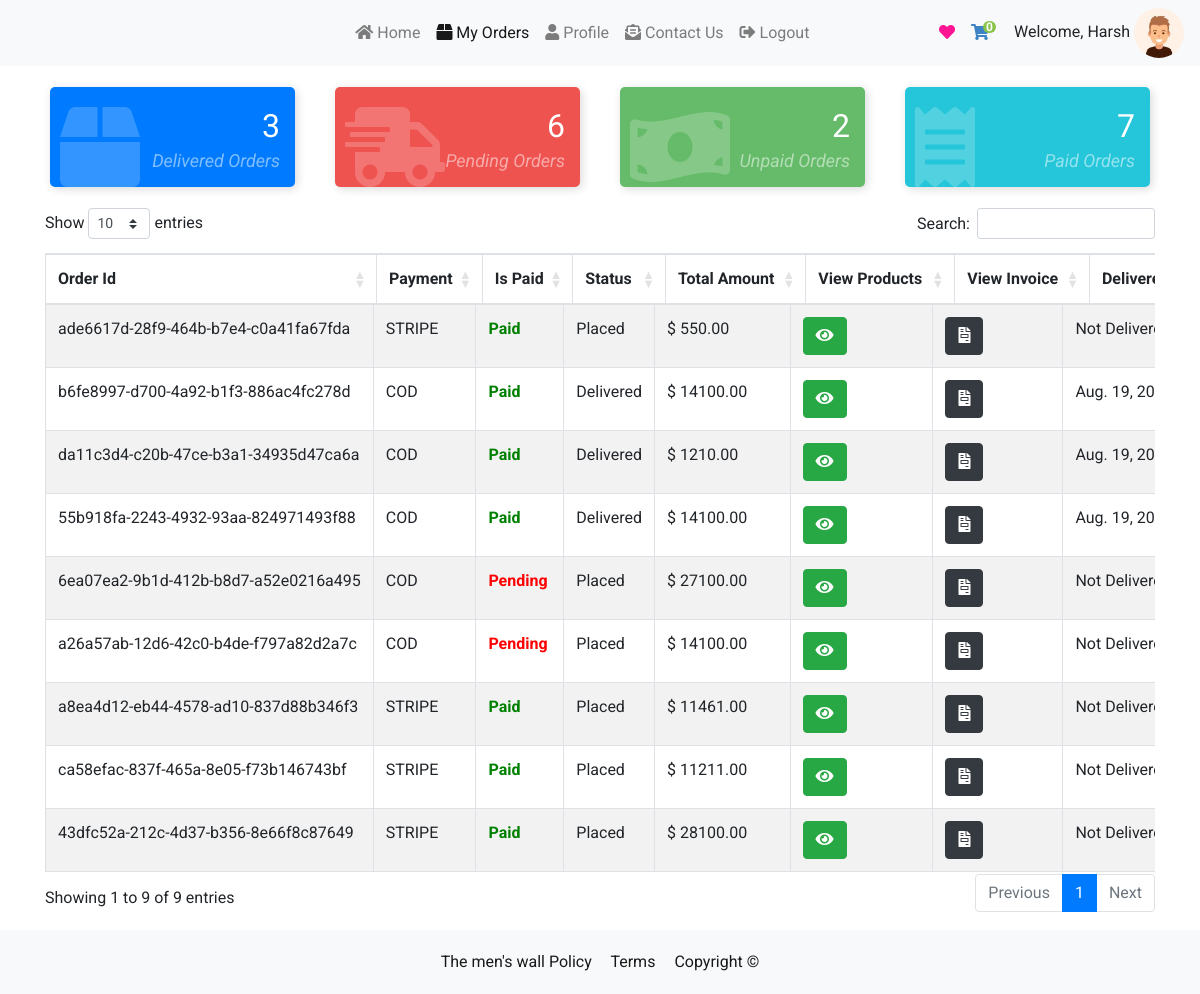
/orders/myOrders/ (signed in), run on the app's committed database.
### users/models.py (models this page shows, shortened)
class CustomeUser(AbstractUser):
	role_list = [
		('buyer', 'buyer'),
		('seller', 'seller')
	]
	role = models.CharField(max_length=10, choices=role_list,null=True,blank=True,default='buyer')
	contact_no = models.BigIntegerField(null=True,blank=True)
	fullname = models.CharField(max_length=100,default="",null=True,blank=True)

class Profile(models.Model):
	user = models.OneToOneField(CustomeUser, on_delete=models.CASCADE)
	image = models.ImageField(default='default.png', upload_to='profile_pics')
	slug = AutoSlugField(populate_from='user')
	bio = models.CharField(max_length=255, blank=True)
	friends = models.ManyToManyField("Profile", blank=True)

### orders/models.py (models this page shows, shortened)
class Order(models.Model):
    status_type = [
        (
            'Placed','Placed'
        ),
        (
            'Packed','Packed'
        ),
        (
            'Shipped','Shipped'
        ),
        (
            'Delivered','Delivered'
        )
    ]
    user = models.ForeignKey(CustomeUser, on_delete=models.CASCADE, null=True)
    paymentMethod = models.CharField(max_length=200, null=True, blank=True)
    taxPrice = models.DecimalField(
        max_digits=20, decimal_places=2, null=True, blank=True)
    shippingPrice = models.DecimalField(
        max_digits=20, decimal_places=2, null=True, blank=True)
    totalPrice = models.DecimalField(
        max_digits=20, decimal_places=2, null=True, blank=True)
    isPaid = models.BooleanField(default=False)
    paidAt = models.DateTimeField(auto_now_add=False, null=True, blank=True)
    deliveredAt = models.DateTimeField(
        auto_now_add=False, null=True, blank=True)
    createdAt = models.DateTimeField(auto_now_add=True)
    id = models.AutoField(primary_key=True, editable=False)
    status = models.CharField(choices=status_type,null=True,blank=True,max_length=50)
    uuid = models.UUIDField(default=uuid.uuid4, unique=True, db_index=True, editable=False)

### orders/views.py (the view)
# urls.py: path('myOrders/',myOrders,name="myOrders"),
def myOrders(request):
    if request.user.is_authenticated:
        if request.user.role == 'buyer':
            totalDeliveredOrders = Order.objects.filter(user=request.user,status='Delivered').count()
            totalPendigOrders = Order.objects.filter(Q(user=request.user) and ~Q(status='Delivered')).count()
            totalPaidOrders = Order.objects.filter(user=request.user,isPaid=True).count()
            totalUnPaidOrders = Order.objects.filter(user=request.user,isPaid=False).count()
            totalOrders =  Order.objects.filter(user=request.user).order_by(
                '-createdAt'
            )
            return render(request,'products/buyerOrders.html',{
                'totalDeliveredOrders':totalDeliveredOrders,
                'totalPendigOrders':totalPendigOrders,
                'totalPaidOrders':totalPaidOrders,
                'totalUnPaidOrders':totalUnPaidOrders,
                "totalOrders":totalOrders
            })
    else:
        return redirect('home')

### feed/views.py (called while the page is built)
def CountNotifications(request):
	count_notifications = 0
	if request.user.is_authenticated:
		count_notifications = Notification.objects.filter(user=request.user, is_seen=False).count()
	return {'count_notifications':count_notifications}

def GetProfile(request):
	you = ''
	if request.user.is_authenticated:
		p = request.user.profile
		you = p.user
	return {'profile':you}

### templates/products/buyerOrders.html (shortened to what this page needs)
{% extends "products/ecommBase.html" %}
{% load static %}
{% block style %}
<link rel="stylesheet" href="https://cdnjs.cloudflare.com/ajax/libs/twitter-bootstrap/4.5.2/css/bootstrap.css">
<link rel="stylesheet" href="https://cdn.datatables.net/1.10.25/css/dataTables.bootstrap4.min.css">
<link rel="stylesheet" href="https://cdn.datatables.net/responsive/2.2.9/css/responsive.bootstrap4.min.css">
    <link href="https://cdnjs.cloudflare.com/ajax/libs/font-awesome/5.13.0/css/all.min.css" rel="stylesheet">
{% endblock %}
{% block content %}
<div class="container mt-3">
  <div class="row">
    <div class="col-md-3">
      <div class="card-counter primary">
        <i class="fas fa-box"></i>
        <span class="count-numbers">{{ totalDeliveredOrders }}</span>
        <span class="count-name">Delivered Orders</span>
      </div>
    </div>
    <div class="col-md-3">
      <div class="card-counter danger">
        <i class="fas fa-shipping-fast"></i>
        <span class="count-numbers">{{ totalPendigOrders }}</span>
        <span class="count-name">Pending Orders</span>
      </div>
    </div>
    <div class="col-md-3">
      <div class="card-counter success">
        <i class="fas fa-money-bill-wave"></i>
        <span class="count-numbers">{{ totalUnPaidOrders }}</span>
        <span class="count-name">Unpaid Orders</span>
      </div>
    </div>
    <div class="col-md-3">
      <div class="card-counter info">
        <i class="fas fa-receipt"></i>
        <span class="count-numbers">{{ totalPaidOrders  }}</span>
        <span class="count-name"> Paid Orders</span>
      </div>
    </div>
  </div>
    <div class="myOrders my-3">
        <table id="myTable" class="table table-striped table-bordered dt-responsive nowrap" style="width:100%">
                 <thead>
                    <tr>
                        <th>Order Id</th>
                        <th>Payment</th>
                        <th>Is Paid</th>
                        <th>Status</th>
                        <th>Total Amount</th>
                        <th>View Products</th>
                        <th>View Invoice</th>
                        <th>Delivered At:</th>
                    </tr>
                </thead>
                <tbody>
                {% for order in totalOrders %}
                    <tr>
                           <td id="orderId_{{ order.pk }}">{{ order.uuid }}</td>
                        <td>{{ order.paymentMethod | upper }}</td>
                        <td>{% if order.isPaid %}<span style="color: green;font-weight: bold">Paid</span>{% else %}<span style="color: red;font-weight: bold">Pending</span> {% endif %}</td>
                        <td>{{ order.status }}</td>
                        <td id="total_price_{{ order.pk }}">$ {{ order.totalPrice }}</td>
                        <td><button class="btn btn-success displayProducts" id="displayProducts_{{ order.pk }}" data-placement="bottom" title="Display Order Products"><i class="fas fa-eye"></i></button></td>
                        <td><a class="btn btn-dark " href="{% url 'invoice' order.pk %}?access=read" data-placement="bottom" title="Get Invoice"><i class="fas fa-file-invoice"></i></a></td>
                       <td>{% if order.deliveredAt %}{{ order.deliveredAt }} {% else %} Not Delivered {% endif %}</td>
                    </tr>
                {% endfor %}
                </tbody>
        </table>
    </div>
</div>
{% endblock %}

### templates/products/ecommBase.html (shortened to what this page needs)
{% load static %}
<!DOCTYPE html>
<html lang="en">
<head>
    <link href="https://cdnjs.cloudflare.com/ajax/libs/font-awesome/5.13.0/css/all.min.css" rel="stylesheet">
    <link rel="stylesheet" href="https://cdn.jsdelivr.net/npm/bootstrap@4.5.3/dist/css/bootstrap.min.css">
    {% block style %}
    {% endblock %}
</head>
<body>
<nav class="navbar navbar-expand-md bg-light navbar-light">
  <a class="navbar-brand" href="{% url 'home' %}" style="width:27%">
       </a>
  <div class="collapse navbar-collapse" id="collapsibleNavbar">
    <ul class="navbar-nav">
      {% if user.role == "seller" %}
      <li class="nav-item">
        <a class="nav-link active" href="{% url 'sellerDash' %}" ><i class="fa fa-list-alt" aria-hidden="true"></i>&nbsp;My Products</a>
      </li>
      <li class="nav-item">
        <a class="nav-link" href="{% url 'sellerOrders' %}"><i class="fa fa-shopping-cart" aria-hidden="true"></i>&nbsp;My Orders</a>
      </li>
    <li class="nav-item ">
        <a class="nav-link" href="{% url 'profile' %}"><i class="fa fa-user" aria-hidden="true"></i>&nbsp;Profile</a>
      </li>
        {% else  %}
      <li class="nav-item">
        <a class="nav-link {% if '/products/buyproducts/' == request.path %}active {% endif %}" href="{% url 'buyproducts' %}" ><i class="fas fa-home" aria-hidden="true"></i>&nbsp;Home</a>
      </li>
      <li class="nav-item">
        <a class="nav-link {% if '/orders/myOrders/' == request.path %}active {% endif %}" href="{% url 'myOrders' %}"><i class="fas fa-box" aria-hidden="true"></i>&nbsp;My Orders</a>
      </li>
           <li class="nav-item">
        <a class="nav-link {% if '/products/buyerprofile/' == request.path %}active {% endif %}" href="{% url 'buyerprofile' %}"><i class="fa fa-user" aria-hidden="true"></i>&nbsp;Profile</a>
      </li>
        {% endif  %}
     <li class="nav-item">
        <a class="nav-link  {% if '/contactus/' == request.path %}active{% endif %}" href="{% url 'contactus' %}"><i class="fas fa-envelope-open-text" aria-hidden="true"></i>&nbsp;Contact Us</a>
      </li>
        <li class="nav-item">
        <a class="nav-link " href="{% url 'logout' %}">{% if '/orders/myOrders/' == request.path %}<i class="fas fa-sign-out-alt"></i>{% else %}<i class="fas fa-sign-out-alt" aria-hidden="true"></i>{% endif %}&nbsp;Logout</a>
      </li>
    </ul>
   {% if user.role == "buyer" %}
    <ul class="navbar-nav ml-auto" style="margin-right: 10px">
         <li class="nav-item">
            <a class="nav-link" style="color: deeppink;cursor: pointer">
                <i class="fa fa-heart"  id="popWishlist"></i>
            </a>
         </li>
         <li class="nav-item" style="list-style: none !important;">
            <a class="nav-link" href="{% url 'cart' %}" style="color: #3E83C5">
            <i class="fa fa-shopping-cart"  id="popcart"></i>
            <span class="badge badge-dark" id="CartCounter" style="border-radius: 50px;background-color: #89C34A">0</span>
            </a>
         </li>
    </ul>
  {% endif %}
  </div>
     <div class="user-img">
               <span>Welcome,</span>
                <span>{{ profile.profile.user.username }}</span>
                <img src="{{ profile.profile.image.url }}" alt="" style="vertical-align: middle;
                    width: 50px;
                    height: 50px;
                    border-radius: 50%;">
            </div>
</nav>
    {% block content %}
    {% endblock content %}
    <div class="bottombar">
        <div class="container">
            <div class="row">
                <div class="col-md-12">
                    <div class="bottom_footer">
                        <span class="copyright"><a target="_blank" href="#">The men's wall</a></span>
                        <span class="terms">
                            <a class="copyright" target="_blank" href="{% url 'privacy_policy' %}"
                               style="margin-right: 15px">Policy</a>
                            <a class="copyright" target="_blank" href="{% url 'terms_condition' %}"
                               style="margin-right: 15px">Terms</a>
                            <a class="copyright" target="_blank" href="#">Copyright <span>©</span></a>
                        </span>
                    </div>
                </div>
            </div>
        </div>
    </div>
</body>
</html>

### templates/products/ecommBase.html (style rules this page uses)
body { font-family: 'Roboto', sans-serif !important; }
.bottombar { background-color: #f8f9fa; padding: 20px; text-align: center; }
.bottom_footer a { color: rgba(0,0,0,.9); font-size: 16px; }
.badge { padding-left: 5px; padding-right: 5px; -webkit-border-radius: 9px; -moz-border-radius: 9px; border-radius: 9px; }
#CartCounter , #whishListCounter { font-size: 12px; background: #3E83C5; color: #fff; padding: 0 3px; vertical-align: top; margin-left: -10px; }

### templates/products/buyerOrders.html (style rules this page uses)
.card-counter { box-shadow: 2px 2px 10px #DADADA; margin: 5px; padding: 20px 10px; background-color: #fff; height: 100px; border-radius: 5px; transition: .3s linear all; }
.card-counter.primary { background-color: #007bff; color: #FFF; }
.card-counter.danger { background-color: #ef5350; color: #FFF; }
.card-counter.success { background-color: #66bb6a; color: #FFF; }
.card-counter.info { background-color: #26c6da; color: #FFF; }
.card-counter i { font-size: 5em; opacity: 0.2; }
.card-counter .count-numbers { position: absolute; right: 35px; top: 20px; font-size: 32px; display: block; }
.card-counter .count-name { position: absolute; right: 35px; top: 65px; font-style: italic; text-transform: capitalize; opacity: 0.5; display: block; font-size: 18px; }

### data on the page
CustomeUser: profile.user.username "Harsh", profile.image (placeholder picture)
Order: uuid "ade6617d-28f9-464b-b7e4-c0a41fa67fda", paymentMethod "STRIPE", isPaid "Paid", status "Placed", totalPrice "550.00", shows "Not…"
Order: uuid "b6fe8997-d700-4a92-b1f3-886ac4fc278d", paymentMethod "COD", isPaid "Paid", status "Delivered", totalPrice "14100.00", deliveredAt "Aug. 19,…"
Order: uuid "da11c3d4-c20b-47ce-b3a1-34935d47ca6a", paymentMethod "COD", isPaid "Paid", status "Delivered", totalPrice "1210.00", deliveredAt "Aug. 19,…"
Order: uuid "55b918fa-2243-4932-93aa-824971493f88", paymentMethod "COD", isPaid "Paid", status "Delivered", totalPrice "14100.00", deliveredAt "Aug. 19,…"
Order: uuid "6ea07ea2-9b1d-412b-b8d7-a52e0216a495", paymentMethod "COD", isPaid "Pending", status "Placed", totalPrice "27100.00", shows "Not…"
Order: uuid "a26a57ab-12d6-42c0-b4de-f797a82d2a7c", paymentMethod "COD", isPaid "Pending", status "Placed", totalPrice "14100.00", shows "Not…"
Order: uuid "a8ea4d12-eb44-4578-ad10-837d88b346f3", paymentMethod "STRIPE", isPaid "Paid", status "Placed", totalPrice "11461.00", shows "Not…"
Order: uuid "ca58efac-837f-465a-8e05-f73b146743bf", paymentMethod "STRIPE", isPaid "Paid", status "Placed", totalPrice "11211.00", shows "Not…"
Order: uuid "43dfc52a-212c-4d37-b356-8e66f8c87649", paymentMethod "STRIPE", isPaid "Paid", status "Placed", totalPrice "28100.00", shows "Not…"

### other printed values
{{ totalDeliveredOrders }} "3"
{{ totalPendigOrders }} "6"
{{ totalUnPaidOrders }} "2"
{{ totalPaidOrders }} "7"
